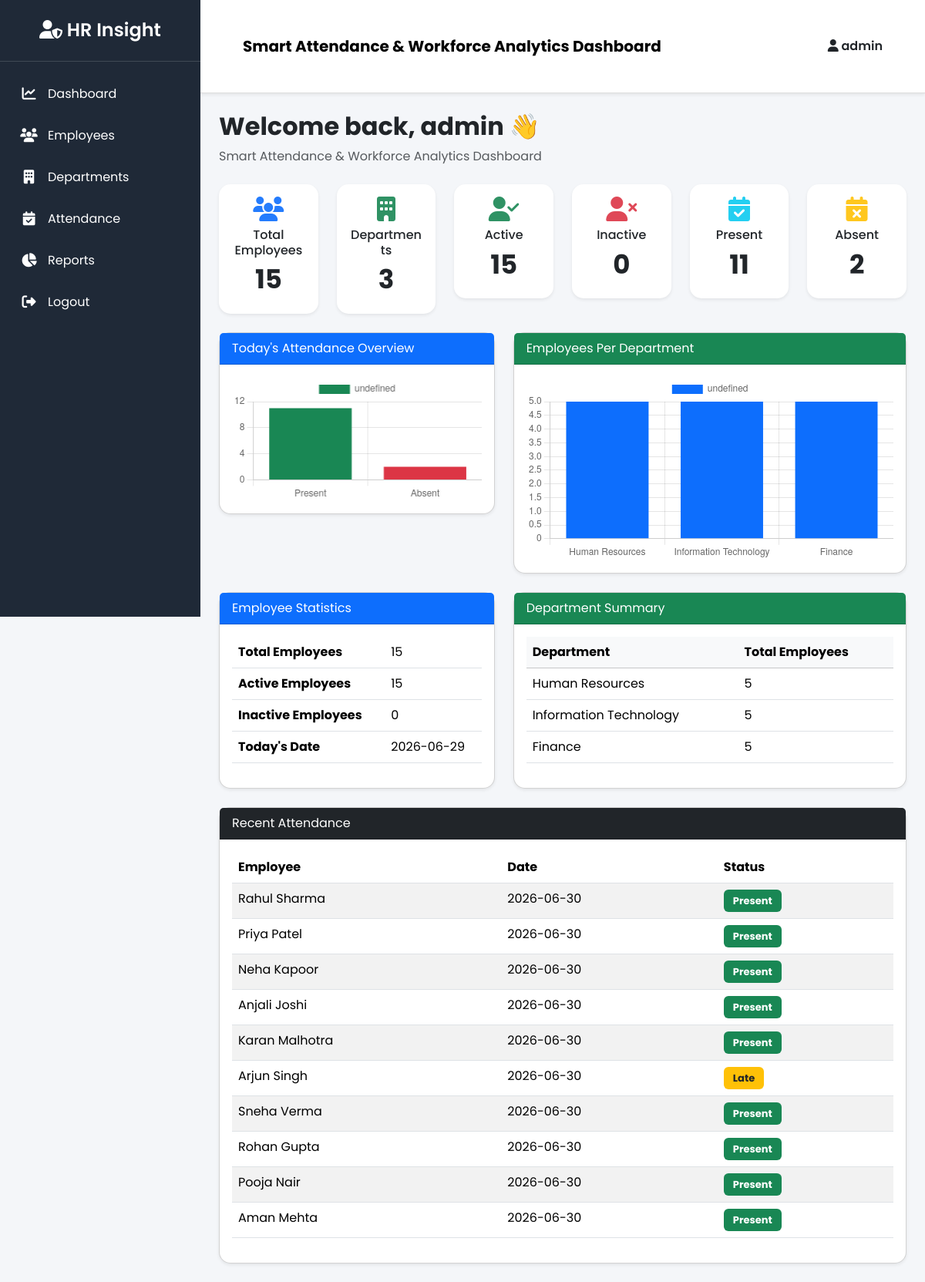
The page /dashboard/ (signed in) on the database its author committed.
### app/models/user.py (models this page shows, shortened)
class User(UserMixin, db.Model):
    __tablename__ = "users"
    id = db.Column(db.Integer, primary_key=True)
    username = db.Column(db.String(100), nullable=False)
    email = db.Column(db.String(120), unique=True, nullable=False)
    password_hash = db.Column(db.String(255), nullable=False)
    is_active = db.Column(db.Boolean, default=True)

### app/models/department.py (models this page shows, shortened)
class Department(db.Model):
    __tablename__ = "departments"
    id = db.Column(db.Integer, primary_key=True)
    department_name = db.Column(
        db.String(100),
        unique=True,
        nullable=False
    )
    department_code = db.Column(
        db.String(20),
        unique=True,
        nullable=False
    )
    description = db.Column(db.Text)
    employees = db.relationship(
        "Employee",
        back_populates="department",
        cascade="all, delete-orphan",
        lazy=True
    )

### app/models/employee.py (models this page shows, shortened)
class Employee(db.Model):
    __tablename__ = "employees"
    id = db.Column(db.Integer, primary_key=True)
    employee_code = db.Column(
        db.String(20),
        unique=True,
        nullable=False
    )
    first_name = db.Column(
        db.String(100),
        nullable=False
    )
    last_name = db.Column(
        db.String(100),
        nullable=False
    )
    email = db.Column(
        db.String(120),
        unique=True,
        nullable=False
    )
    phone = db.Column(
        db.String(20)
    )
    gender = db.Column(
        db.String(20)
    )
    date_of_birth = db.Column(
        db.Date
    )
    joining_date = db.Column(
        db.Date,
        default=date.today
    )
    designation = db.Column(
        db.String(100),
        nullable=False
    )
    salary = db.Column(
        db.Float,
        default=0
    )
    address = db.Column(
        db.Text
    )
    status = db.Column(
        db.String(20),
        default="Active"
    )
    shift = db.Column(
        db.String(50),
        default="General Shift (09:00–18:00)"
    )
    department_id = db.Column(
        db.Integer,
        db.ForeignKey("departments.id"),
        nullable=False
    )
    department = db.relationship(
        "Department",
        back_populates="employees"
    )
    attendance = db.relationship(
        "Attendance",
        back_populates="employee",
        cascade="all, delete-orphan",
        lazy=True
    )
    leave_requests = db.relationship(
    "Leave",
    back_populates="employee",
    cascade="all, delete-orphan",
    lazy=True
    )

### app/dashboard/routes.py (the view)
@dashboard_bp.route("/")
@login_required
def dashboard():
    today = date.today()
    total_employees = Employee.query.count()
    total_departments = Department.query.count()
    active_employees = Employee.query.filter_by(status="Active").count()
    inactive_employees = Employee.query.filter_by(status="Inactive").count()
    total_leave = Leave.query.count()
    total_holidays = Holiday.query.count()
    today_attendance = Attendance.query.filter(
        Attendance.date == today
    ).all()
    if not today_attendance:
        latest_date = db.session.query(func.max(Attendance.date)).scalar()
        if latest_date:
            today_attendance = Attendance.query.filter(
                Attendance.date == latest_date
            ).all()
    present_today = sum(1 for a in today_attendance if a.status == "Present")
    absent_today = sum(1 for a in today_attendance if a.status == "Absent")
    recent_attendance = (
        Attendance.query
        .order_by(Attendance.date.desc())
        .limit(10)
        .all()
    )
    department_summary = db.session.query(
        Department.department_name,
        func.count(Employee.id)
    ).join(Employee, Employee.department_id == Department.id) \
     .group_by(Department.id) \
     .all()
    recent_employees = (
        Employee.query
        .order_by(Employee.id.desc())
        .limit(5)
        .all()
    )
    return render_template(
        "dashboard/index.html",
        total_employees=total_employees,
        total_departments=total_departments,
        active_employees=active_employees,
        inactive_employees=inactive_employees,
        present_today=present_today,
        absent_today=absent_today,
        today_attendance=today_attendance,
        total_leave=total_leave,
        total_holidays=total_holidays,
        recent_attendance=recent_attendance,
        recent_employees=recent_employees,
        department_summary=department_summary,
        today=today,
        current_user=current_user
    )

### app/__init__.py (called while the page is built)
@login_manager.user_loader
def load_user(user_id):
    from app.models.user import User
    return User.query.get(int(user_id))

### app/templates/dashboard/index.html (shortened to what this page needs)
{% extends "layouts/base.html" %}
{% block content %}
<div class="mb-4">
    <h2 class="fw-bold">
        Welcome back, {{ current_user.username }} 👋
    </h2>
    <p class="text-muted">
        Smart Attendance & Workforce Analytics Dashboard
    </p>
</div>
<div class="row g-4">
    <div class="col-lg-2 col-md-4">
        <div class="card shadow-sm border-0 text-center">
            <div class="card-body">
                <i class="fa-solid fa-users fa-2x text-primary mb-2"></i>
                <h6>Total Employees</h6>
                <h2>{{ total_employees }}</h2>
            </div>
        </div>
    </div>
    <div class="col-lg-2 col-md-4">
        <div class="card shadow-sm border-0 text-center">
            <div class="card-body">
                <i class="fa-solid fa-building fa-2x text-success mb-2"></i>
                <h6>Departments</h6>
                <h2>{{ total_departments }}</h2>
            </div>
        </div>
    </div>
    <div class="col-lg-2 col-md-4">
        <div class="card shadow-sm border-0 text-center">
            <div class="card-body">
                <i class="fa-solid fa-user-check fa-2x text-success mb-2"></i>
                <h6>Active</h6>
                <h2>{{ active_employees }}</h2>
            </div>
        </div>
    </div>
    <div class="col-lg-2 col-md-4">
        <div class="card shadow-sm border-0 text-center">
            <div class="card-body">
                <i class="fa-solid fa-user-xmark fa-2x text-danger mb-2"></i>
                <h6>Inactive</h6>
                <h2>{{ inactive_employees }}</h2>
            </div>
        </div>
    </div>
    <div class="col-lg-2 col-md-4">
        <div class="card shadow-sm border-0 text-center">
            <div class="card-body">
                <i class="fa-solid fa-calendar-check fa-2x text-info mb-2"></i>
                <h6>Present</h6>
                <h2>{{ present_today }}</h2>
            </div>
        </div>
    </div>
    <div class="col-lg-2 col-md-4">
        <div class="card shadow-sm border-0 text-center">
            <div class="card-body">
                <i class="fa-solid fa-calendar-xmark fa-2x text-warning mb-2"></i>
                <h6>Absent</h6>
                <h2>{{ absent_today }}</h2>
            </div>
        </div>
    </div>
</div>
<div class="row mt-4">
    <div class="col-lg-5">
        <div class="card shadow-sm">
            <div class="card-header bg-primary text-white">
                Today's Attendance Overview
            </div>
            <div class="card-body">
                <canvas id="attendanceChart"></canvas>
            </div>
        </div>
    </div>
    <div class="col-lg-7">
        <div class="card shadow-sm">
            <div class="card-header bg-success text-white">
                Employees Per Department
            </div>
            <div class="card-body">
                <canvas id="departmentChart"></canvas>
            </div>
        </div>
    </div>
</div>
<div class="row mt-4">
    <div class="col-lg-5">
        <div class="card shadow-sm">
            <div class="card-header bg-primary text-white">
                Employee Statistics
            </div>
            <div class="card-body">
                <table class="table">
                    <tr>
                        <th>Total Employees</th>
                        <td>{{ total_employees }}</td>
                    </tr>
                    <tr>
                        <th>Active Employees</th>
                        <td>{{ active_employees }}</td>
                    </tr>
                    <tr>
                        <th>Inactive Employees</th>
                        <td>{{ inactive_employees }}</td>
                    </tr>
                    <tr>
                        <th>Today's Date</th>
                        <td>{{ today }}</td>
                    </tr>
                </table>
            </div>
        </div>
    </div>
    <div class="col-lg-7">
        <div class="card shadow-sm">
            <div class="card-header bg-success text-white">
                Department Summary
            </div>
            <div class="card-body">
                <table class="table table-hover">
                    <thead class="table-light">
                        <tr>
                            <th>Department</th>
                            <th>Total Employees</th>
                        </tr>
                    </thead>
                    <tbody>
                        {% for item in department_summary %}
                        <tr>
                            <td>{{ item[0] }}</td>
                            <td>{{ item[1] }}</td>
                        </tr>
                        {% endfor %}
                    </tbody>
                </table>
            </div>
        </div>
    </div>
</div>
<div class="card shadow-sm mt-4">
    <div class="card-header bg-dark text-white">
        Recent Attendance
    </div>
    <div class="card-body">
        <table class="table table-striped table-hover">
            <thead>
                <tr>
                    <th>Employee</th>
                    <th>Date</th>
                    <th>Status</th>
                </tr>
            </thead>
            <tbody>
            {% if recent_attendance %}
                {% for attendance in recent_attendance %}
                <tr>
                    <td>{{ attendance.employee.first_name }} {{ attendance.employee.last_name }}</td>
                    <td>{{ attendance.date }}</td>
                    <td>
                        {% if attendance.status == "Present" %}
                            <span class="badge bg-success">Present</span>
                        {% elif attendance.status == "Late" %}
                            <span class="badge bg-warning text-dark">Late</span>
                        {% else %}
                            <span class="badge bg-danger">Absent</span>
                        {% endif %}
                    </td>
                </tr>
                {% endfor %}
            {% else %}
                <tr>
                    <td colspan="3" class="text-center text-muted">
                        No attendance records found.
                    </td>
                </tr>
            {% endif %}
            </tbody>
        </table>
    </div>
</div>
{% endblock %}
{% block js %}
<script>
const attendanceCanvas = document.getElementById("attendanceChart");
if (attendanceCanvas) {
    new Chart(attendanceCanvas, {
        type: "bar",
        data: {
            labels: ["Present", "Absent"],
            datasets: [{
                data: [
                    Number("{{ present_today | default(0) }}"),
                    Number("{{ absent_today | default(0) }}")
                ],
                backgroundColor: ["#198754", "#dc3545"]
            }]
        },
        options: {
            responsive: true
        }
    });
}
const departmentCanvas = document.getElementById("departmentChart");
if (departmentCanvas) {
    const labels = [
        {% for item in department_summary %}
        "{{ item[0] }}"{% if not loop.last %},{% endif %}
        {% endfor %}
    ];
    const values = [
        {% for item in department_summary %}
        {{ item[1] }}{% if not loop.last %},{% endif %}
        {% endfor %}
    ];
    if (labels.length > 0) {
        new Chart(departmentCanvas, {
            type: "bar",
            data: {
                labels: labels,
                datasets: [{
                    data: values,
                    backgroundColor: "#0d6efd"
                }]
            },
            options: {
                responsive: true
            }
        });
    }
}
</script>
{% endblock %}

### app/templates/layouts/base.html (shortened to what this page needs)
<!DOCTYPE html>
<html lang="en">
<head>
    <link href="https://cdn.jsdelivr.net/npm/bootstrap@5.3.3/dist/css/bootstrap.min.css" rel="stylesheet">
    <link href="https://cdnjs.cloudflare.com/ajax/libs/font-awesome/6.7.2/css/all.min.css" rel="stylesheet">
    <link rel="stylesheet" href="{{ url_for('static', filename='css/style.css') }}">
</head>
<body>
<div class="wrapper">
    <aside class="sidebar">
        <div class="sidebar-header">
            <h3>
                <i class="fa-solid fa-user-shield"></i>
                HR Insight
            </h3>
        </div>
        <ul class="sidebar-menu">
            <li>
                <a href="{{ url_for('dashboard.dashboard') }}">
                    <i class="fa-solid fa-chart-line"></i>
                    Dashboard
                </a>
            </li>
            <li>
                <a href="{{ url_for('employees.index') }}">
                    <i class="fa-solid fa-users"></i>
                    Employees
                </a>
            </li>
            <li>
                <a href="{{ url_for('departments.index') }}">
                    <i class="fa-solid fa-building"></i>
                    Departments
                </a>
            </li>
            <li>
                <a href="{{ url_for('attendance.index') }}">
                    <i class="fa-solid fa-calendar-check"></i>
                    Attendance
                </a>
            </li>
            <li>
                <a href="{{ url_for('reports.index') }}">
                    <i class="fa-solid fa-chart-pie"></i>
                     Reports
                    </a>
            </li>
            <li>
                <a href="{{ url_for('auth.logout') }}">
                    <i class="fa-solid fa-right-from-bracket"></i>
                    Logout
                </a>
            </li>
        </ul>
    </aside>
    <main class="main">
        <nav class="navbar navbar-expand-lg bg-white shadow-sm">
            <div class="container-fluid">
                <span class="navbar-brand fw-bold">
                    Smart Attendance & Workforce Analytics Dashboard
                </span>
                <div class="ms-auto">
                    {% if current_user.is_authenticated %}
                        <span class="fw-semibold">
                            <i class="fa-solid fa-user"></i>
                            {{ current_user.username }}
                        </span>
                    {% endif %}
                </div>
            </div>
        </nav>
        <div class="container-fluid p-4">
            {% block content %}
            {% endblock %}
        </div>
    </main>
</div>
{% block js %}
{% endblock %}
</body>
</html>

### app/static/css/style.css (style rules this page uses)
* { margin:0; padding:0; box-sizing:border-box; font-family:'Poppins',sans-serif; }
html, body { height:100%; background:#f4f6f9; }
.wrapper { display:flex; width:100%; min-height:100vh; }
.sidebar { position:fixed; top:0; left:0; width:260px; height:100vh; background:#1f2937; color:#fff; overflow-y:auto; z-index:1000; }
.sidebar-header { padding:25px; text-align:center; border-bottom:1px solid rgba(255,255,255,.15); }
.sidebar-header h3 { margin:0; font-size:24px; font-weight:600; }
.sidebar-menu { list-style:none; margin:0; padding:15px 0; }
.sidebar-menu li { width:100%; }
.sidebar-menu li a { display:flex; align-items:center; gap:12px; padding:15px 25px; color:#ffffff; text-decoration:none; transition:.3s; }
.sidebar-menu i { width:25px; text-align:center; font-size:18px; }
.main { margin-left:260px; width:calc(100% - 260px); min-height:100vh; display:flex; flex-direction:column; }
.navbar { background:#fff; padding:15px 30px; border-bottom:1px solid #ddd; }
.container-fluid { padding:25px; }
.card { border-radius:15px; transition:0.3s; }
.card h2 { font-size:34px; font-weight:700; }
.card i { opacity:.9; }
.table th { vertical-align:middle; }
.badge { padding:8px 12px; font-size:13px; }

### rows shown on the page
User: username "admin"
Department: department_name "Human Resources", item "5"
Department: department_name "Information Technology", item "5"
Department: department_name "Finance", item "5"
Employee: employee.first_name "Rahul", employee.last_name "Sharma"
Employee: employee.first_name "Priya", employee.last_name "Patel"
Employee: employee.first_name "Neha", employee.last_name "Kapoor"
Employee: employee.first_name "Anjali", employee.last_name "Joshi"
Employee: employee.first_name "Karan", employee.last_name "Malhotra"
Employee: employee.first_name "Arjun", employee.last_name "Singh"
Employee: employee.first_name "Sneha", employee.last_name "Verma"
Employee: employee.first_name "Rohan", employee.last_name "Gupta"
Employee: employee.first_name "Pooja", employee.last_name "Nair"
Employee: employee.first_name "Aman", employee.last_name "Mehta"

### other values the page prints
{{ total_employees }} "15"
{{ total_departments }} "3"
{{ active_employees }} "15"
{{ inactive_employees }} "0"
{{ present_today }} "11"
{{ absent_today }} "2"
{{ attendance.date }} "2026-06-30" "2026-06-30" "2026-06-30" "2026-06-30" "2026-06-30" "2026-06-30" "2026-06-30" "2026-06-30" "2026-06-30" "2026-06-30"
chart data {{ present_today | default(0) }} 11
chart data {{ absent_today | default(0) }} 2
chart data {{ item[0] }} Human Resources, Information Technology, Finance
chart data {{ item[1] }} 5, 5, 5
